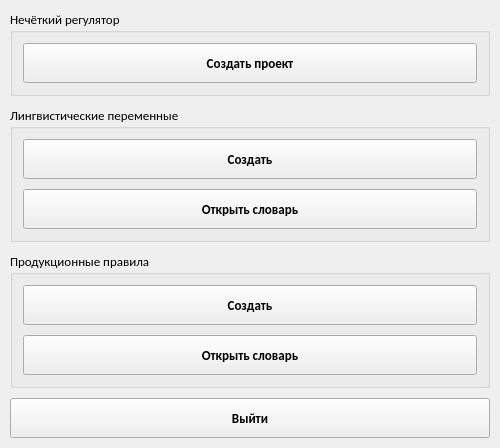
<?xml version="1.0" encoding="UTF-8"?>
<ui version="4.0">
 <class>menu_window</class>
 <widget class="QWidget" name="menu_window">
  <property name="geometry">
   <rect>
    <x>0</x>
    <y>0</y>
    <width>500</width>
    <height>421</height>
   </rect>
  </property>
  <property name="sizePolicy">
   <sizepolicy hsizetype="Preferred" vsizetype="Preferred">
    <horstretch>0</horstretch>
    <verstretch>0</verstretch>
   </sizepolicy>
  </property>
  <property name="maximumSize">
   <size>
    <width>16777215</width>
    <height>16777215</height>
   </size>
  </property>
  <property name="font">
   <font>
    <family>Calibri</family>
    <pointsize>10</pointsize>
   </font>
  </property>
  <property name="windowTitle">
   <string>Меню</string>
  </property>
  <layout class="QVBoxLayout" name="verticalLayout_3">
   <property name="spacing">
    <number>10</number>
   </property>
   <property name="leftMargin">
    <number>10</number>
   </property>
   <property name="topMargin">
    <number>10</number>
   </property>
   <property name="rightMargin">
    <number>10</number>
   </property>
   <property name="bottomMargin">
    <number>10</number>
   </property>
   <item>
    <widget class="QGroupBox" name="groupBox_3">
     <property name="sizePolicy">
      <sizepolicy hsizetype="Preferred" vsizetype="Preferred">
       <horstretch>0</horstretch>
       <verstretch>0</verstretch>
      </sizepolicy>
     </property>
     <property name="minimumSize">
      <size>
       <width>300</width>
       <height>0</height>
      </size>
     </property>
     <property name="maximumSize">
      <size>
       <width>16777215</width>
       <height>16777215</height>
      </size>
     </property>
     <property name="title">
      <string>Нечёткий регулятор</string>
     </property>
     <layout class="QVBoxLayout" name="verticalLayout_4">
      <property name="spacing">
       <number>10</number>
      </property>
      <property name="leftMargin">
       <number>10</number>
      </property>
      <property name="topMargin">
       <number>10</number>
      </property>
      <property name="rightMargin">
       <number>10</number>
      </property>
      <property name="bottomMargin">
       <number>10</number>
      </property>
      <item>
       <widget class="QPushButton" name="button_add_project">
        <property name="minimumSize">
         <size>
          <width>100</width>
          <height>40</height>
         </size>
        </property>
        <property name="font">
         <font>
          <weight>75</weight>
          <bold>true</bold>
         </font>
        </property>
        <property name="cursor">
         <cursorShape>PointingHandCursor</cursorShape>
        </property>
        <property name="text">
         <string>Создать проект</string>
        </property>
        <property name="iconSize">
         <size>
          <width>24</width>
          <height>24</height>
         </size>
        </property>
       </widget>
      </item>
     </layout>
    </widget>
   </item>
   <item>
    <widget class="QGroupBox" name="groupBox">
     <property name="sizePolicy">
      <sizepolicy hsizetype="Preferred" vsizetype="Preferred">
       <horstretch>0</horstretch>
       <verstretch>0</verstretch>
      </sizepolicy>
     </property>
     <property name="minimumSize">
      <size>
       <width>300</width>
       <height>0</height>
      </size>
     </property>
     <property name="maximumSize">
      <size>
       <width>16777215</width>
       <height>16777215</height>
      </size>
     </property>
     <property name="title">
      <string>Лингвистические переменные</string>
     </property>
     <layout class="QVBoxLayout" name="verticalLayout">
      <property name="spacing">
       <number>10</number>
      </property>
      <property name="leftMargin">
       <number>10</number>
      </property>
      <property name="topMargin">
       <number>10</number>
      </property>
      <property name="rightMargin">
       <number>10</number>
      </property>
      <property name="bottomMargin">
       <number>10</number>
      </property>
      <item>
       <widget class="QPushButton" name="button_add_lp">
        <property name="minimumSize">
         <size>
          <width>100</width>
          <height>40</height>
         </size>
        </property>
        <property name="font">
         <font>
          <weight>75</weight>
          <bold>true</bold>
         </font>
        </property>
        <property name="cursor">
         <cursorShape>PointingHandCursor</cursorShape>
        </property>
        <property name="text">
         <string>Создать</string>
        </property>
        <property name="iconSize">
         <size>
          <width>24</width>
          <height>24</height>
         </size>
        </property>
       </widget>
      </item>
      <item>
       <widget class="QPushButton" name="button_dict_lp">
        <property name="minimumSize">
         <size>
          <width>100</width>
          <height>40</height>
         </size>
        </property>
        <property name="font">
         <font>
          <weight>75</weight>
          <bold>true</bold>
         </font>
        </property>
        <property name="cursor">
         <cursorShape>PointingHandCursor</cursorShape>
        </property>
        <property name="text">
         <string>Открыть словарь</string>
        </property>
        <property name="iconSize">
         <size>
          <width>24</width>
          <height>24</height>
         </size>
        </property>
       </widget>
      </item>
     </layout>
    </widget>
   </item>
   <item>
    <widget class="QGroupBox" name="groupBox_2">
     <property name="sizePolicy">
      <sizepolicy hsizetype="Preferred" vsizetype="Preferred">
       <horstretch>0</horstretch>
       <verstretch>0</verstretch>
      </sizepolicy>
     </property>
     <property name="minimumSize">
      <size>
       <width>300</width>
       <height>0</height>
      </size>
     </property>
     <property name="maximumSize">
      <size>
       <width>16777215</width>
       <height>16777215</height>
      </size>
     </property>
     <property name="title">
      <string>Продукционные правила</string>
     </property>
     <layout class="QVBoxLayout" name="verticalLayout_2">
      <property name="spacing">
       <number>10</number>
      </property>
      <property name="leftMargin">
       <number>10</number>
      </property>
      <property name="topMargin">
       <number>10</number>
      </property>
      <property name="rightMargin">
       <number>10</number>
      </property>
      <property name="bottomMargin">
       <number>10</number>
      </property>
      <item>
       <widget class="QPushButton" name="button_add_pp">
        <property name="minimumSize">
         <size>
          <width>100</width>
          <height>40</height>
         </size>
        </property>
        <property name="font">
         <font>
          <weight>75</weight>
          <bold>true</bold>
         </font>
        </property>
        <property name="cursor">
         <cursorShape>PointingHandCursor</cursorShape>
        </property>
        <property name="text">
         <string>Создать</string>
        </property>
        <property name="iconSize">
         <size>
          <width>24</width>
          <height>24</height>
         </size>
        </property>
       </widget>
      </item>
      <item>
       <widget class="QPushButton" name="button_dict_pp">
        <property name="minimumSize">
         <size>
          <width>100</width>
          <height>40</height>
         </size>
        </property>
        <property name="font">
         <font>
          <weight>75</weight>
          <bold>true</bold>
         </font>
        </property>
        <property name="cursor">
         <cursorShape>PointingHandCursor</cursorShape>
        </property>
        <property name="text">
         <string>Открыть словарь</string>
        </property>
        <property name="iconSize">
         <size>
          <width>24</width>
          <height>24</height>
         </size>
        </property>
       </widget>
      </item>
     </layout>
    </widget>
   </item>
   <item>
    <widget class="QPushButton" name="button_exit">
     <property name="minimumSize">
      <size>
       <width>100</width>
       <height>40</height>
      </size>
     </property>
     <property name="font">
      <font>
       <weight>75</weight>
       <bold>true</bold>
      </font>
     </property>
     <property name="cursor">
      <cursorShape>PointingHandCursor</cursorShape>
     </property>
     <property name="text">
      <string>Выйти</string>
     </property>
     <property name="iconSize">
      <size>
       <width>24</width>
       <height>24</height>
      </size>
     </property>
    </widget>
   </item>
  </layout>
 </widget>
 <resources/>
 <connections/>
</ui>
